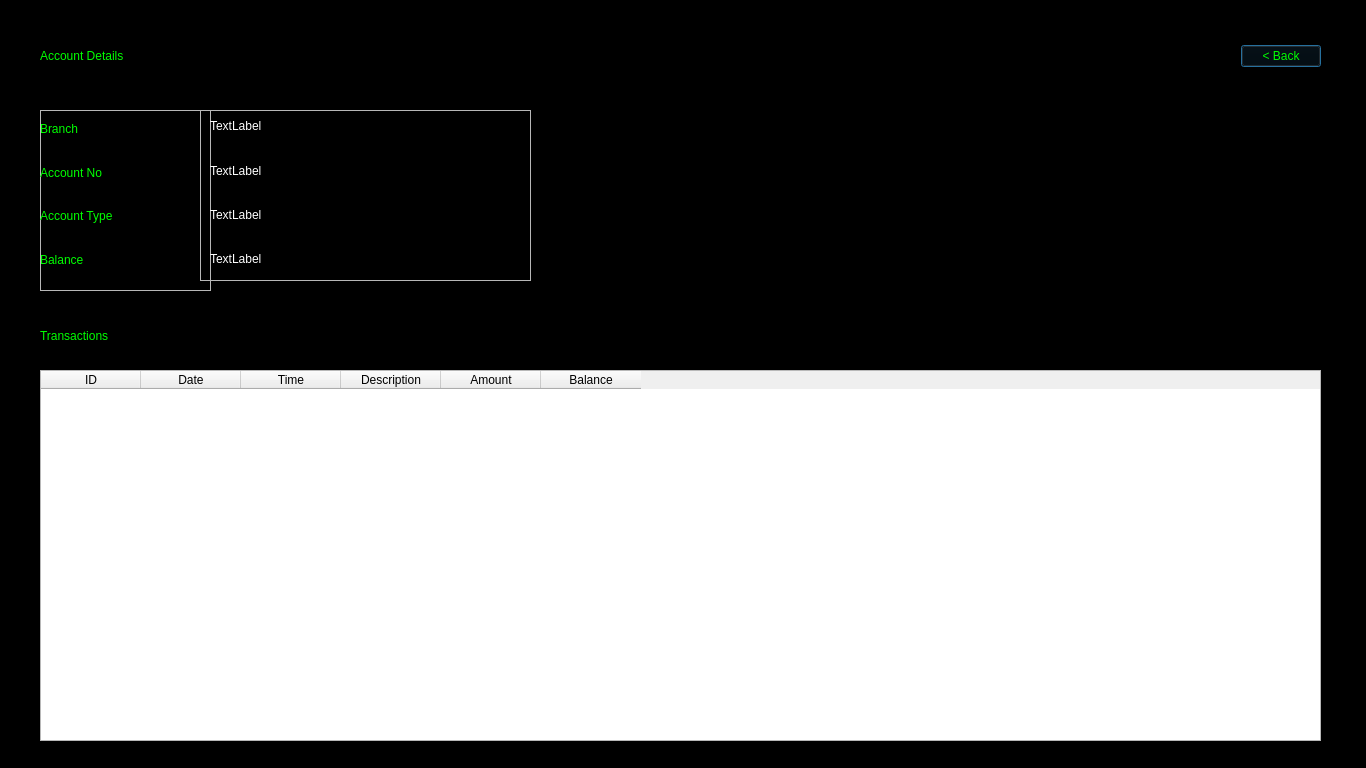
<?xml version="1.0" encoding="UTF-8"?>
<ui version="4.0">
 <class>accountDetails</class>
 <widget class="QDialog" name="accountDetails">
  <property name="geometry">
   <rect>
    <x>0</x>
    <y>0</y>
    <width>1366</width>
    <height>768</height>
   </rect>
  </property>
  <property name="minimumSize">
   <size>
    <width>1366</width>
    <height>768</height>
   </size>
  </property>
  <property name="maximumSize">
   <size>
    <width>1366</width>
    <height>768</height>
   </size>
  </property>
  <property name="windowTitle">
   <string>Dialog</string>
  </property>
  <property name="styleSheet">
   <string notr="true">#accountDetails{
	background-color: black;
}</string>
  </property>
  <widget class="QFrame" name="labelFrame">
   <property name="geometry">
    <rect>
     <x>40</x>
     <y>110</y>
     <width>171</width>
     <height>181</height>
    </rect>
   </property>
   <property name="styleSheet">
    <string notr="true">color: rgb(0, 255, 0);
font: 8pt &quot;8514oem&quot;;</string>
   </property>
   <property name="frameShape">
    <enum>QFrame::StyledPanel</enum>
   </property>
   <property name="frameShadow">
    <enum>QFrame::Raised</enum>
   </property>
   <widget class="QWidget" name="">
    <property name="geometry">
     <rect>
      <x>0</x>
      <y>0</y>
      <width>402</width>
      <height>168</height>
     </rect>
    </property>
    <layout class="QVBoxLayout" name="verticalLayout">
     <item>
      <widget class="QLabel" name="branch_2">
       <property name="text">
        <string>Branch</string>
       </property>
      </widget>
     </item>
     <item>
      <widget class="QLabel" name="accountNo_2">
       <property name="text">
        <string>Account No</string>
       </property>
      </widget>
     </item>
     <item>
      <widget class="QLabel" name="accountType_2">
       <property name="text">
        <string>Account Type</string>
       </property>
      </widget>
     </item>
     <item>
      <widget class="QLabel" name="balance_2">
       <property name="text">
        <string>Balance</string>
       </property>
      </widget>
     </item>
    </layout>
   </widget>
  </widget>
  <widget class="QFrame" name="frame">
   <property name="geometry">
    <rect>
     <x>200</x>
     <y>110</y>
     <width>331</width>
     <height>171</height>
    </rect>
   </property>
   <property name="styleSheet">
    <string notr="true">color: white;
font: 8pt &quot;8514oem&quot;;</string>
   </property>
   <property name="frameShape">
    <enum>QFrame::StyledPanel</enum>
   </property>
   <property name="frameShadow">
    <enum>QFrame::Raised</enum>
   </property>
   <widget class="QWidget" name="">
    <property name="geometry">
     <rect>
      <x>10</x>
      <y>-3</y>
      <width>93</width>
      <height>171</height>
     </rect>
    </property>
    <layout class="QVBoxLayout" name="verticalLayout_3">
     <item>
      <widget class="QLabel" name="label">
       <property name="text">
        <string>TextLabel</string>
       </property>
      </widget>
     </item>
     <item>
      <widget class="QLabel" name="label_2">
       <property name="text">
        <string>TextLabel</string>
       </property>
      </widget>
     </item>
     <item>
      <widget class="QLabel" name="label_3">
       <property name="text">
        <string>TextLabel</string>
       </property>
      </widget>
     </item>
     <item>
      <widget class="QLabel" name="label_4">
       <property name="text">
        <string>TextLabel</string>
       </property>
      </widget>
     </item>
    </layout>
   </widget>
  </widget>
  <widget class="QLabel" name="label_9">
   <property name="geometry">
    <rect>
     <x>40</x>
     <y>310</y>
     <width>151</width>
     <height>51</height>
    </rect>
   </property>
   <property name="styleSheet">
    <string notr="true">font: 8pt &quot;8514oem&quot;;
color: rgb(0, 255, 0)</string>
   </property>
   <property name="text">
    <string>Transactions</string>
   </property>
  </widget>
  <widget class="QTableWidget" name="tableWidget">
   <property name="geometry">
    <rect>
     <x>40</x>
     <y>370</y>
     <width>1281</width>
     <height>371</height>
    </rect>
   </property>
   <property name="styleSheet">
    <string notr="true">font: 8pt &quot;8514oem&quot;;</string>
   </property>
   <column>
    <property name="text">
     <string>ID</string>
    </property>
   </column>
   <column>
    <property name="text">
     <string>Date</string>
    </property>
   </column>
   <column>
    <property name="text">
     <string>Time</string>
    </property>
   </column>
   <column>
    <property name="text">
     <string>Description</string>
    </property>
   </column>
   <column>
    <property name="text">
     <string>Amount</string>
    </property>
   </column>
   <column>
    <property name="text">
     <string>Balance</string>
    </property>
   </column>
  </widget>
  <widget class="QWidget" name="">
   <property name="geometry">
    <rect>
     <x>0</x>
     <y>30</y>
     <width>1361</width>
     <height>52</height>
    </rect>
   </property>
   <layout class="QHBoxLayout" name="horizontalLayout">
    <item>
     <spacer name="horizontalSpacer_2">
      <property name="orientation">
       <enum>Qt::Horizontal</enum>
      </property>
      <property name="sizeType">
       <enum>QSizePolicy::Minimum</enum>
      </property>
      <property name="sizeHint" stdset="0">
       <size>
        <width>40</width>
        <height>20</height>
       </size>
      </property>
     </spacer>
    </item>
    <item>
     <widget class="QLabel" name="accountDetails_2">
      <property name="styleSheet">
       <string notr="true">font: 28pt &quot;Yu Gothic UI&quot;;
color: rgb(0, 255, 0);</string>
      </property>
      <property name="text">
       <string>Account Details</string>
      </property>
     </widget>
    </item>
    <item>
     <spacer name="horizontalSpacer">
      <property name="orientation">
       <enum>Qt::Horizontal</enum>
      </property>
      <property name="sizeHint" stdset="0">
       <size>
        <width>40</width>
        <height>20</height>
       </size>
      </property>
     </spacer>
    </item>
    <item>
     <widget class="QPushButton" name="backButton">
      <property name="styleSheet">
       <string notr="true">font: 15pt &quot;8514oem&quot;;
color: rgb(0, 255, 0);
background-color: black;</string>
      </property>
      <property name="text">
       <string>&lt; Back</string>
      </property>
     </widget>
    </item>
    <item>
     <spacer name="horizontalSpacer_3">
      <property name="orientation">
       <enum>Qt::Horizontal</enum>
      </property>
      <property name="sizeType">
       <enum>QSizePolicy::Minimum</enum>
      </property>
      <property name="sizeHint" stdset="0">
       <size>
        <width>40</width>
        <height>20</height>
       </size>
      </property>
     </spacer>
    </item>
   </layout>
  </widget>
 </widget>
 <resources/>
 <connections/>
</ui>
